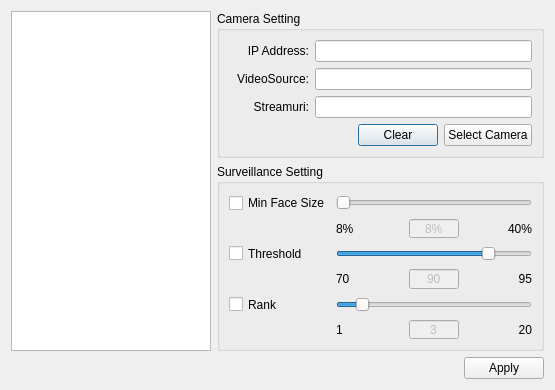
<?xml version="1.0" encoding="UTF-8"?>
<ui version="4.0">
 <class>IpCameraSettingDlg</class>
 <widget class="QDialog" name="IpCameraSettingDlg">
  <property name="geometry">
   <rect>
    <x>0</x>
    <y>0</y>
    <width>555</width>
    <height>390</height>
   </rect>
  </property>
  <property name="minimumSize">
   <size>
    <width>555</width>
    <height>390</height>
   </size>
  </property>
  <property name="maximumSize">
   <size>
    <width>555</width>
    <height>390</height>
   </size>
  </property>
  <property name="windowTitle">
   <string>Chanel Setting</string>
  </property>
  <layout class="QGridLayout" name="gridLayout_3">
   <item row="0" column="0" rowspan="2">
    <widget class="QTreeView" name="viewIPCameras">
     <property name="maximumSize">
      <size>
       <width>200</width>
       <height>16777215</height>
      </size>
     </property>
    </widget>
   </item>
   <item row="0" column="1">
    <widget class="QGroupBox" name="groupCameraSetting">
     <property name="title">
      <string>Camera Setting</string>
     </property>
     <layout class="QGridLayout" name="gridLayout">
      <item row="0" column="0">
       <layout class="QHBoxLayout" name="horizontalLayout_5">
        <item>
         <widget class="QLabel" name="lblIpAddress">
          <property name="minimumSize">
           <size>
            <width>80</width>
            <height>0</height>
           </size>
          </property>
          <property name="maximumSize">
           <size>
            <width>80</width>
            <height>16777215</height>
           </size>
          </property>
          <property name="text">
           <string>IP Address:</string>
          </property>
          <property name="alignment">
           <set>Qt::AlignRight|Qt::AlignTrailing|Qt::AlignVCenter</set>
          </property>
         </widget>
        </item>
        <item>
         <widget class="QLineEdit" name="editIpAddress"/>
        </item>
       </layout>
      </item>
      <item row="1" column="0">
       <layout class="QHBoxLayout" name="horizontalLayout_6">
        <item>
         <widget class="QLabel" name="lblVideoSource">
          <property name="minimumSize">
           <size>
            <width>80</width>
            <height>0</height>
           </size>
          </property>
          <property name="maximumSize">
           <size>
            <width>80</width>
            <height>16777215</height>
           </size>
          </property>
          <property name="text">
           <string>VideoSource:</string>
          </property>
          <property name="alignment">
           <set>Qt::AlignRight|Qt::AlignTrailing|Qt::AlignVCenter</set>
          </property>
         </widget>
        </item>
        <item>
         <widget class="QLineEdit" name="editVideoSource"/>
        </item>
       </layout>
      </item>
      <item row="2" column="0">
       <layout class="QHBoxLayout" name="horizontalLayout_7">
        <item>
         <widget class="QLabel" name="lblStreamUri">
          <property name="minimumSize">
           <size>
            <width>80</width>
            <height>0</height>
           </size>
          </property>
          <property name="maximumSize">
           <size>
            <width>80</width>
            <height>16777215</height>
           </size>
          </property>
          <property name="text">
           <string>Streamuri:</string>
          </property>
          <property name="alignment">
           <set>Qt::AlignRight|Qt::AlignTrailing|Qt::AlignVCenter</set>
          </property>
         </widget>
        </item>
        <item>
         <widget class="QLineEdit" name="editStreamUri">
          <property name="echoMode">
           <enum>QLineEdit::Password</enum>
          </property>
         </widget>
        </item>
       </layout>
      </item>
      <item row="3" column="0">
       <layout class="QHBoxLayout" name="horizontalLayout_2">
        <item>
         <spacer name="horizontalSpacer_2">
          <property name="orientation">
           <enum>Qt::Horizontal</enum>
          </property>
          <property name="sizeHint" stdset="0">
           <size>
            <width>40</width>
            <height>20</height>
           </size>
          </property>
         </spacer>
        </item>
        <item>
         <widget class="QPushButton" name="btnClear">
          <property name="text">
           <string>Clear</string>
          </property>
         </widget>
        </item>
        <item>
         <widget class="QPushButton" name="btnSeletCamera">
          <property name="maximumSize">
           <size>
            <width>100</width>
            <height>16777215</height>
           </size>
          </property>
          <property name="text">
           <string>Select Camera</string>
          </property>
         </widget>
        </item>
       </layout>
      </item>
     </layout>
    </widget>
   </item>
   <item row="1" column="1">
    <widget class="QGroupBox" name="groupSurveillanceSetting">
     <property name="title">
      <string>Surveillance Setting</string>
     </property>
     <layout class="QGridLayout" name="gridLayout_2">
      <item row="0" column="0">
       <widget class="QCheckBox" name="m_chkFaceSize">
        <property name="text">
         <string>Min Face Size</string>
        </property>
       </widget>
      </item>
      <item row="0" column="1" colspan="3">
       <widget class="QSlider" name="m_sldMinFaceSize">
        <property name="minimum">
         <number>8</number>
        </property>
        <property name="maximum">
         <number>40</number>
        </property>
        <property name="value">
         <number>8</number>
        </property>
        <property name="orientation">
         <enum>Qt::Horizontal</enum>
        </property>
       </widget>
      </item>
      <item row="1" column="1">
       <widget class="QLabel" name="m_lblMinFaceSize_Min">
        <property name="text">
         <string>8%</string>
        </property>
       </widget>
      </item>
      <item row="1" column="2">
       <widget class="QLineEdit" name="m_lblCurFaceSize_Min">
        <property name="enabled">
         <bool>false</bool>
        </property>
        <property name="minimumSize">
         <size>
          <width>50</width>
          <height>0</height>
         </size>
        </property>
        <property name="maximumSize">
         <size>
          <width>50</width>
          <height>16777215</height>
         </size>
        </property>
        <property name="text">
         <string>8%</string>
        </property>
        <property name="alignment">
         <set>Qt::AlignCenter</set>
        </property>
       </widget>
      </item>
      <item row="1" column="3">
       <widget class="QLabel" name="m_lblMaxFaceSize_Min">
        <property name="text">
         <string>40%</string>
        </property>
        <property name="alignment">
         <set>Qt::AlignRight|Qt::AlignTrailing|Qt::AlignVCenter</set>
        </property>
       </widget>
      </item>
      <item row="2" column="0">
       <widget class="QCheckBox" name="m_chkThresold">
        <property name="text">
         <string>Threshold</string>
        </property>
       </widget>
      </item>
      <item row="2" column="1" colspan="3">
       <widget class="QSlider" name="m_sldThresold">
        <property name="minimum">
         <number>70</number>
        </property>
        <property name="maximum">
         <number>95</number>
        </property>
        <property name="pageStep">
         <number>1</number>
        </property>
        <property name="value">
         <number>90</number>
        </property>
        <property name="orientation">
         <enum>Qt::Horizontal</enum>
        </property>
       </widget>
      </item>
      <item row="3" column="1">
       <widget class="QLabel" name="m_lblMinThresold">
        <property name="text">
         <string>70</string>
        </property>
       </widget>
      </item>
      <item row="3" column="2">
       <widget class="QLineEdit" name="m_lblCurThresold">
        <property name="enabled">
         <bool>false</bool>
        </property>
        <property name="minimumSize">
         <size>
          <width>50</width>
          <height>0</height>
         </size>
        </property>
        <property name="maximumSize">
         <size>
          <width>50</width>
          <height>16777215</height>
         </size>
        </property>
        <property name="text">
         <string>90</string>
        </property>
        <property name="alignment">
         <set>Qt::AlignCenter</set>
        </property>
       </widget>
      </item>
      <item row="3" column="3">
       <widget class="QLabel" name="m_lblMaxThresold">
        <property name="text">
         <string>95</string>
        </property>
        <property name="alignment">
         <set>Qt::AlignRight|Qt::AlignTrailing|Qt::AlignVCenter</set>
        </property>
       </widget>
      </item>
      <item row="4" column="0">
       <widget class="QCheckBox" name="m_chkBlackCandidateCount">
        <property name="text">
         <string>Rank</string>
        </property>
       </widget>
      </item>
      <item row="4" column="1" colspan="3">
       <widget class="QSlider" name="m_sldBlackCandidateCount">
        <property name="minimum">
         <number>1</number>
        </property>
        <property name="maximum">
         <number>20</number>
        </property>
        <property name="pageStep">
         <number>1</number>
        </property>
        <property name="value">
         <number>3</number>
        </property>
        <property name="orientation">
         <enum>Qt::Horizontal</enum>
        </property>
       </widget>
      </item>
      <item row="5" column="1">
       <widget class="QLabel" name="m_lblMinBlackCandidateCount">
        <property name="text">
         <string>1</string>
        </property>
       </widget>
      </item>
      <item row="5" column="2">
       <widget class="QLineEdit" name="m_lblCurBlackCandidateCount">
        <property name="enabled">
         <bool>false</bool>
        </property>
        <property name="minimumSize">
         <size>
          <width>50</width>
          <height>0</height>
         </size>
        </property>
        <property name="maximumSize">
         <size>
          <width>50</width>
          <height>16777215</height>
         </size>
        </property>
        <property name="text">
         <string>3</string>
        </property>
        <property name="alignment">
         <set>Qt::AlignCenter</set>
        </property>
       </widget>
      </item>
      <item row="5" column="3">
       <widget class="QLabel" name="m_lblMaxBlackCandidateCount">
        <property name="text">
         <string>20</string>
        </property>
        <property name="alignment">
         <set>Qt::AlignRight|Qt::AlignTrailing|Qt::AlignVCenter</set>
        </property>
       </widget>
      </item>
     </layout>
    </widget>
   </item>
   <item row="2" column="1">
    <spacer name="verticalSpacer">
     <property name="orientation">
      <enum>Qt::Vertical</enum>
     </property>
     <property name="sizeHint" stdset="0">
      <size>
       <width>20</width>
       <height>9</height>
      </size>
     </property>
    </spacer>
   </item>
   <item row="3" column="0" colspan="2">
    <layout class="QHBoxLayout" name="horizontalLayout">
     <item>
      <spacer name="horizontalSpacer">
       <property name="orientation">
        <enum>Qt::Horizontal</enum>
       </property>
       <property name="sizeHint" stdset="0">
        <size>
         <width>40</width>
         <height>20</height>
        </size>
       </property>
      </spacer>
     </item>
     <item>
      <widget class="QPushButton" name="btnApply">
       <property name="text">
        <string>Apply</string>
       </property>
      </widget>
     </item>
    </layout>
   </item>
  </layout>
 </widget>
 <resources/>
 <connections/>
</ui>
